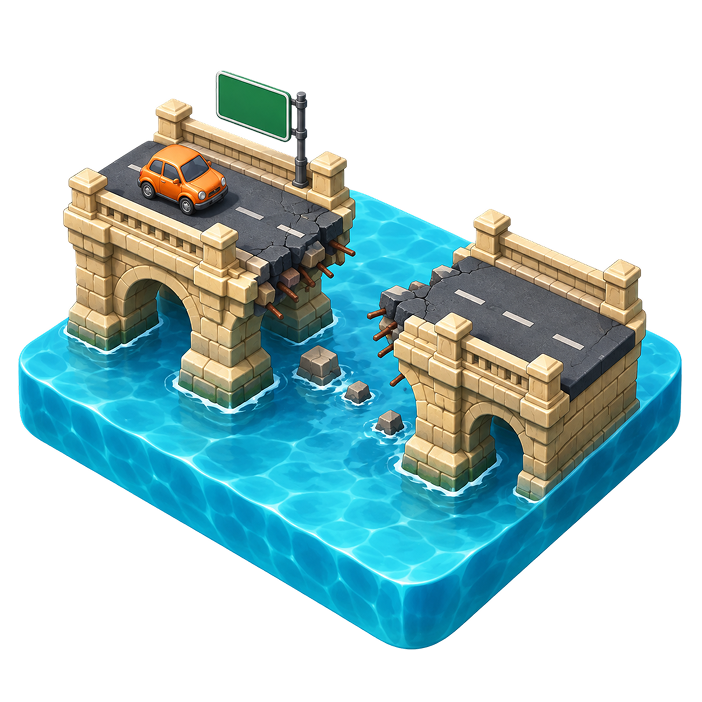
#> input picture diorama style.png, 702 x 702 px; its folder holds 2 pictures in this run
$ python icon_offsets.py .. ../exclamation.png
#> lines starting #> are read from the running program, lines starting #| are printed output that depends on the picture
"""
Optical centering for icons.

For each icon PNG, compares the center of its bounding box with its visual weight
center (alpha-weighted centroid) and writes CSS that nudges the icon so it *looks*
centered inside buttons and slots. Only part of the difference is applied (STRENGTH),
because full correction overshoots.

Usage: python3 tools/icon_offsets.py super-casual/kit/assets super-casual/kit/assets/offsets.css
"""
import os, sys
import numpy as np
from PIL import Image

STRENGTH = 0.6
src, out = sys.argv[1], sys.argv[2]
lines = ['/* Generated by tools/icon_offsets.py — optical centering nudges (percent of icon size) */']
for f in sorted(os.listdir(src)):
    if not f.endswith('.png'):
        continue
    a = np.array(Image.open(os.path.join(src, f)).convert('RGBA'))[..., 3].astype(float)
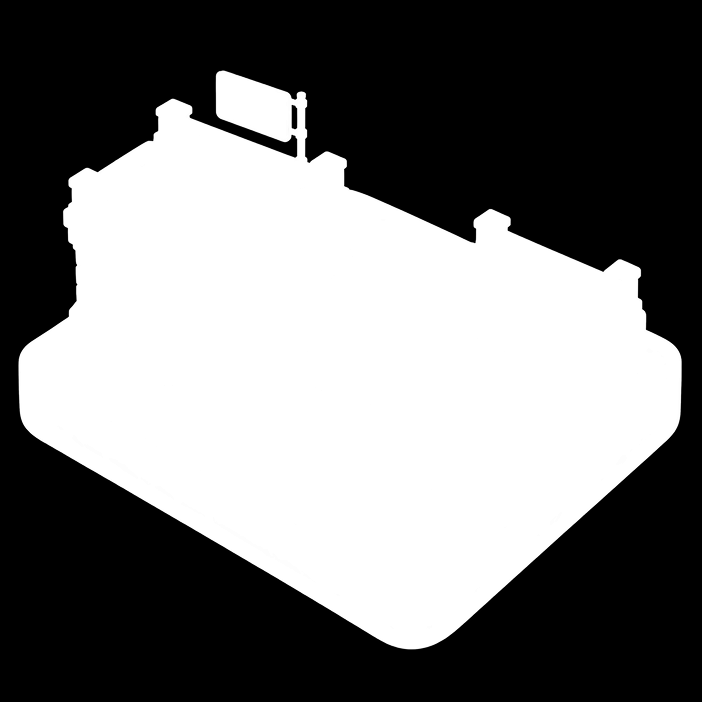
#> a: shape (702, 702) float64; min 0, max 255, mean 116.9
    h, w = a.shape
#> h = 702; w = 702
    ys, xs = np.mgrid[0:h, 0:w]
    cx, cy = (a * xs).sum() / a.sum(), (a * ys).sum() / a.sum()
#> cx = 339.5; cy = 371.2
    ox = (w / 2 - cx) / w * 100 * STRENGTH
#> ox = 0.985
    oy = (h / 2 - cy) / h * 100 * STRENGTH
#> oy = -1.72
    if abs(ox) < 0.5 and abs(oy) < 0.5:
        continue
    lines.append(f'img[src$="/{f}"] {{ --ox:{ox:.1f}%; --oy:{oy:.1f}%; }}')
    print(f'{f:18} x {ox:+.1f}%  y {oy:+.1f}%')
#| diorama style.png  x +1.0%  y -1.7%
#> pass 2 of the loop `for f in sorted(os.listdir(src)):`:
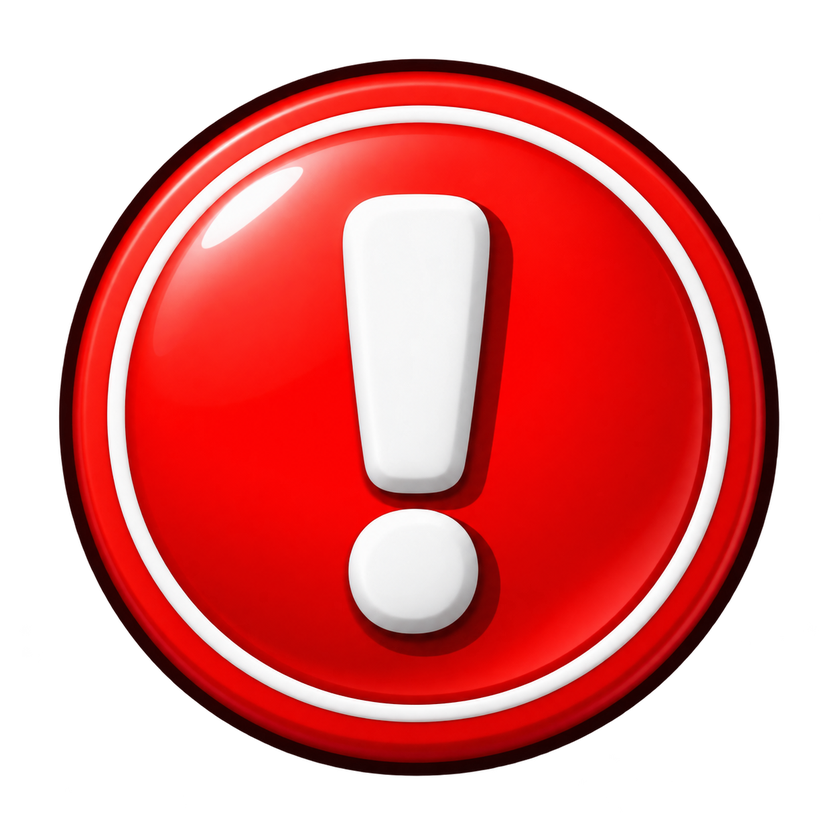
#> input picture exclamation.png, 840 x 840 px, shrunk from 1254 x 1254 before the run
#> `a = np.array(Image.open(os.path.join(src, f)).convert('RGBA'))[..., 3]..`:
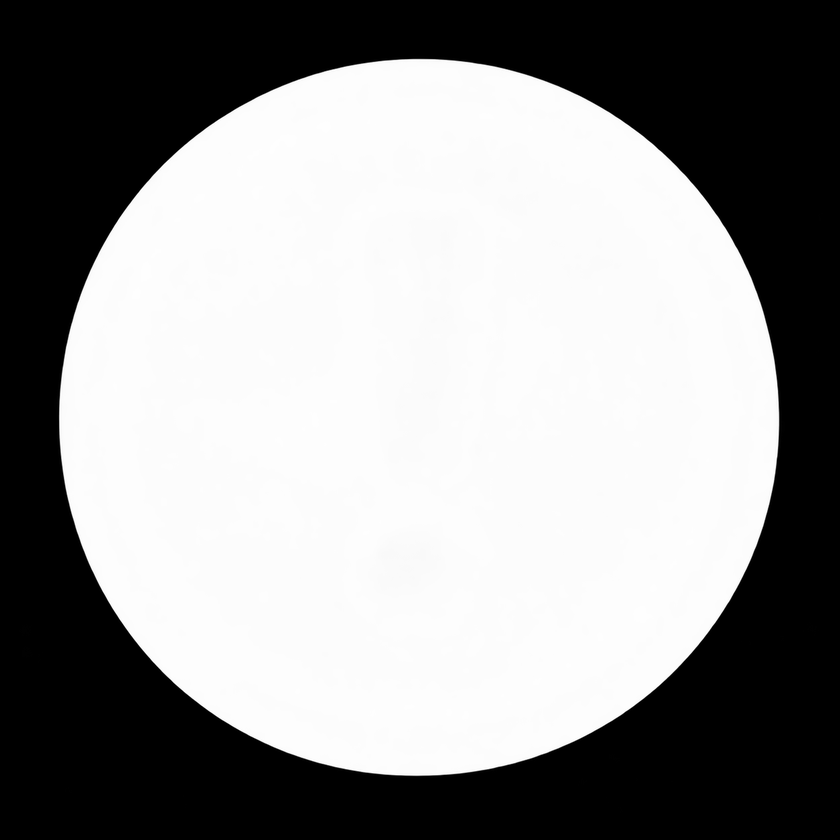
#> a: shape (840, 840) float64; min 0, max 255, mean 145.5
#> cx = 418.4; cy = 417.4
#> ox = 0.112
#> oy = 0.189
open(out, 'w').write('\n'.join(lines) + '\n')
